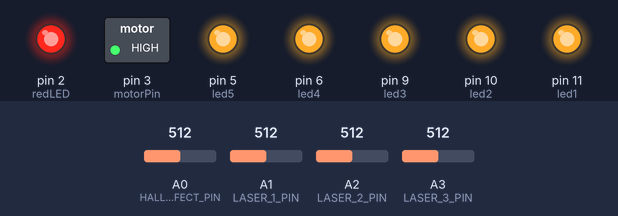
Bench run of a sketch on a simulated Arduino Uno, built with avr-gcc and run on an emulated ATmega328P. On the bench: switched loads named in the sketch (green lamp = pin HIGH), output pins drawn as LEDs (lit = HIGH). The test bench sets the inputs (shaded band); at power-on: A0 (HALL_EFFECT_PIN) = 512, A1 (LASER_1_PIN) = 512, A2 (LASER_2_PIN) = 512, A3 (LASER_3_PIN) = 512. What the sketch prints to the serial monitor is not drawn.

Above: at 0.1 s.
Timing chart, 0 to 1.6 s (numbered marks = the images above):
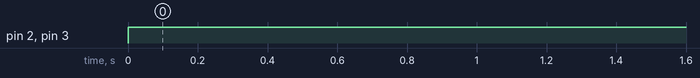

Measured:
- by itself, pin 2 (redLED), pin 3 (motorPin): LOW → HIGH at 0.00 s

The sketch:

bike1.ino
```cpp
/*


 Arduino code for Kiehls machine
 Reads analog input from photo transistors, hall effects
 Smoothing
 Output switches on LEDS and controls motor
 Sends count values via serial to RaspberryPi

 */

#define NUM_READINGS 10
#define LED_PIN 13

#define NUM_LASERS 3

#define LASER_1     0
#define LASER_2     1
#define LASER_3     2

#define HALL_EFFECT_PIN A0
#define LASER_1_PIN     A1
#define LASER_2_PIN     A2
#define LASER_3_PIN     A3

int readings[NUM_LASERS][NUM_READINGS];  // the readings from the analog input
int index = 0;                            // the index of the current reading
int total[NUM_LASERS];                   // the running total
int average[NUM_LASERS];                 // the average

int inputPins[NUM_LASERS];               // the pin numbers

int thresholds[NUM_LASERS];               // threshold to trigger count

int triggered[NUM_LASERS];

int counter[NUM_LASERS];


int cutoff = 560;

int led1 = 11;
int led2 = 10;
int led3 = 9;
int led4 = 6;
int led5 = 5;

int motorPin = 3;
int redLED = 2;
int near = 0;


unsigned long time;

unsigned long dt;

unsigned long motorTimer;

unsigned long motorStartDelay;

unsigned long motorOnTime;


int hallEffectReading;

int motorStatus = 0;

int motorState = 0;

void allLEDOff(){
  digitalWrite(led1, HIGH);
  digitalWrite(led2, HIGH);
  digitalWrite(led3, HIGH);
  digitalWrite(led4, HIGH);
  digitalWrite(led5, HIGH);

}


void setup()
{
  pinMode(motorPin,OUTPUT);
  pinMode(led1, OUTPUT);
  pinMode(led2, OUTPUT);
  pinMode(led3, OUTPUT);
  pinMode(led4, OUTPUT);
  pinMode(led5, OUTPUT);
  pinMode(redLED,OUTPUT);

    for(int i =0; i < NUM_LASERS; i++){

    // initialize all the readings to 0:

    for(int j=0; j < NUM_READINGS; j++){
      readings[i][j] = 0;
    }

    total[i] = 0;
    average[i] = 0;
    triggered[i] = 0;
    counter[i] = 0;

  }

  // Set Pin Numbers
  inputPins[LASER_1] = LASER_1_PIN;
  inputPins[LASER_2] = LASER_2_PIN;
  inputPins[LASER_3] = LASER_3_PIN;

  // set thresholds
  thresholds[LASER_1] = 90;
  thresholds[LASER_2] = 90;
  thresholds[LASER_3] = 90;


  // initialize serial communication with computer:
  Serial.begin(9600);

  time = millis();

  motorTimer = millis() + 5000;
  motorStartDelay =  millis() + 500;
  digitalWrite(motorPin, LOW);
  allLEDOff();

}


void motorOn(){
  digitalWrite(motorPin, LOW);
  digitalWrite(redLED, LOW);
  motorStatus = 1;
  if(motorState == 0){
    Serial.println("0 1 Motor On");
    motorOnTime = millis();
  }
  motorState = 1;

}

void motorOff(){
  digitalWrite(motorPin, HIGH);
  digitalWrite(redLED, HIGH);
  if(motorState == 1){
    Serial.println("0 0 Motor Off");
    allLEDOff();

  }
  motorStatus = 0;
  motorState = 0;
}


void loop() {

  hallEffectReading = analogRead(HALL_EFFECT_PIN);
  dt = millis() - time;

  // if more than one sec between reads
  if(dt > 15000){
    //turn off LEDs
    allLEDOff();
    //motorStatus = 0;
  }


  if(millis() - motorTimer > 15000){
    motorOff();
  }

  if(millis() - motorOnTime > 20000){
    motorOff();
  }

  if(hallEffectReading < cutoff){

    if(!near && dt > 150){
//      digitalWrite(led, HIGH);


      Serial.print(hallEffectReading);
      Serial.print("\t");
      Serial.print(dt);
      Serial.print("\t");
      Serial.println(motorStatus);

      if(dt < 300){
          digitalWrite(led5, LOW);
          motorTimer = millis();

          if(motorStatus == 0){
            motorStartDelay = millis() - 1;
            motorStatus = 1;
          }


          if(millis() > motorStartDelay){
            motorOn();
          }

        }else{
          digitalWrite(led5, HIGH);
          motorStatus = 0;

        }

        if(dt < 325){
          digitalWrite(led4, LOW);

        }else{
          digitalWrite(led4, HIGH);

        }

        if(dt < 350){
          digitalWrite(led3, LOW);

        }else{
          digitalWrite(led3, HIGH);

        }
        if(dt < 375){
          digitalWrite(led2, LOW);

        }else{
          digitalWrite(led2, HIGH);

        }
        if(dt < 400){
          digitalWrite(led1, LOW);

        }else{
          digitalWrite(led1, HIGH);

        }


      time = millis();
    }
    near = 1;

  }
  else{
    near = 0;

  }
  // send it to the computer as ASCII digits
  if(hallEffectReading < cutoff){
    //Serial.println(hallEffectReading);
  }


  //Read Laser Sensors

 for(int i=0; i < NUM_LASERS; i++){
    // subtract the last readanalogRead(A1):
    total[i]= total[i] - readings[i][index];
    // read from the sensor:
    readings[i][index] = analogRead(inputPins[i]);
    // add the reading to the total:
    total[i] = total[i] + readings[i][index];
    // advance to the next position in the array:

    // calculate the average:
    average[i] = total[i] / NUM_READINGS;

    //Check if average is above or below threshold depending on lowHighTrigger

    if( average[i] < thresholds[i] ){

      //digitalWrite(LED_PIN, HIGH);
      if(!triggered[i]){
        Serial.print(i + 1);  // display laser number
        Serial.print(" ");
        Serial.print(counter[i]);
        Serial.print(" ");
        Serial.println(average[i]);
        counter[i]++;
      }
      triggered[i] = 1;
    }
    else{
      triggered[i] = 0;
      //digitalWrite(LED_PIN, LOW);
    }

  }


  index = index + 1;

  // if we're at the end of the array...
  if (index >= NUM_READINGS)
    // ...wrap around to the beginning:
    index = 0;


  //delay(10);        // delay in between reads for stability
}
```
